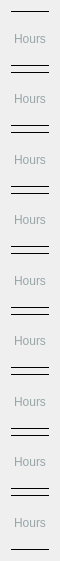
    <widget class="QWidget" name="verticalLayoutWidget_5">
     <property name="geometry">
      <rect>
       <x>1080</x>
       <y>80</y>
       <width>55</width>
       <height>561</height>
      </rect>
     </property>
     <layout class="QVBoxLayout" name="totalhoursLabels">
      <item>
       <widget class="QLabel" name="label_11">
        <property name="styleSheet">
         <string notr="true">color: #98A6A8;
border-top: 1px solid black;
border-bottom: 1px solid black;</string>
        </property>
        <property name="text">
         <string>Hours</string>
        </property>
       </widget>
      </item>
      <item>
       <widget class="QLabel" name="label_14">
        <property name="styleSheet">
         <string notr="true">color: #98A6A8;
border-top: 1px solid black;
border-bottom: 1px solid black;</string>
        </property>
        <property name="text">
         <string>Hours</string>
        </property>
       </widget>
      </item>
      <item>
       <widget class="QLabel" name="label_15">
        <property name="styleSheet">
         <string notr="true">color: #98A6A8;
border-top: 1px solid black;
border-bottom: 1px solid black;</string>
        </property>
        <property name="text">
         <string>Hours</string>
        </property>
       </widget>
      </item>
      <item>
       <widget class="QLabel" name="label_18">
        <property name="styleSheet">
         <string notr="true">color: #98A6A8;
border-top: 1px solid black;
border-bottom: 1px solid black;</string>
        </property>
        <property name="text">
         <string>Hours</string>
        </property>
       </widget>
      </item>
      <item>
       <widget class="QLabel" name="label_17">
        <property name="styleSheet">
         <string notr="true">color: #98A6A8;
border-top: 1px solid black;
border-bottom: 1px solid black;</string>
        </property>
        <property name="text">
         <string>Hours</string>
        </property>
       </widget>
      </item>
      <item>
       <widget class="QLabel" name="label_16">
        <property name="styleSheet">
         <string notr="true">color: #98A6A8;
border-top: 1px solid black;
border-bottom: 1px solid black;</string>
        </property>
        <property name="text">
         <string>Hours</string>
        </property>
       </widget>
      </item>
      <item>
       <widget class="QLabel" name="label_13">
        <property name="styleSheet">
         <string notr="true">color: #98A6A8;
border-top: 1px solid black;
border-bottom: 1px solid black;</string>
        </property>
        <property name="text">
         <string>Hours</string>
        </property>
       </widget>
      </item>
      <item>
       <widget class="QLabel" name="label_12">
        <property name="styleSheet">
         <string notr="true">color: #98A6A8;
border-top: 1px solid black;
border-bottom: 1px solid black;</string>
        </property>
        <property name="text">
         <string>Hours</string>
        </property>
       </widget>
      </item>
      <item>
       <widget class="QLabel" name="label_10">
        <property name="styleSheet">
         <string notr="true">color: #98A6A8;
border-top: 1px solid black;
border-bottom: 1px solid black;</string>
        </property>
        <property name="text">
         <string>Hours</string>
        </property>
       </widget>
      </item>
     </layout>
    </widget>
